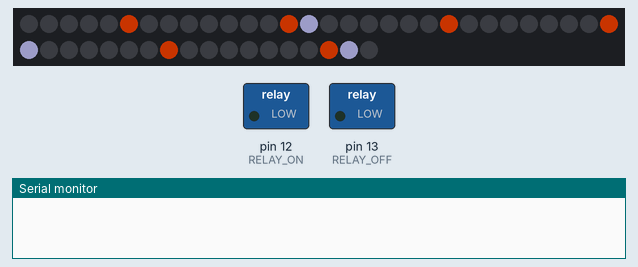
Bench run of a sketch on a simulated Arduino Uno, built with avr-gcc and run on an emulated ATmega328P. On the bench: 48 RGB LEDs in strip order, left to right, continuing on the next row, switched loads named in the sketch (green lamp = pin HIGH), the last lines printed to the serial monitor. Dim RGB values are drawn brighter than linear; the local clock reads 2024-03-15 10:24:30 at power-on unless the sketch sets it.

Above: at 0.1 s.
At 20.13 s:
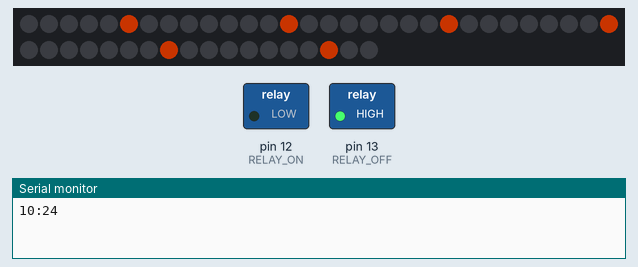
Timing chart, 0 to 21.6 s (numbered marks = the images above):
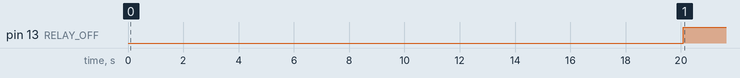

The sketch:

cozyCone.ino
```cpp
#include <Wire.h>
#include "RTClib.h"
#include <Adafruit_NeoPixel.h>

#define BEDTIMEBUTTON 15
#define PIN 14
#define RELAY_ON 12
#define RELAY_OFF 13


RTC_DS3231 rtc;
Adafruit_NeoPixel strip = Adafruit_NeoPixel(48, PIN, NEO_GRB + NEO_KHZ800);


uint8_t left[] = {39,47,38,46,37,45,36};
uint8_t center[] = {23,31,22,30,21,29,20};
uint8_t right[] = {7,15,6,14,5,13,4};

long bedtimeStart;
uint8_t playHour = 7;
uint8_t playMin = 0;

bool turnOnCar = true;


enum class clockMode : uint8_t
{
  Bedtime, Red, Yellow, Green, Day
};

//initializes the time keeper variables
clockMode cMode = clockMode::Red;


void setup() {
  Serial.begin(9600);
  Wire.begin();
  strip.begin();
  strip.show();
  pinMode(12, OUTPUT);
  pinMode(13,OUTPUT);
  pinMode(BEDTIMEBUTTON,INPUT_PULLUP);

  //uncomment line below to force time update to the time and date the sketch was compiled
  //rtc.adjust(DateTime(F(__DATE__), F(__TIME__)));

  bedtime(100);
  bedtime(100);
  bedtime(100);
  bedtime(100);

}

void loop() {
  DateTime now = rtc.now();
  Serial.print(now.hour());
  Serial.print(":");
  Serial.println(now.minute());


  if(now.hour() == 19 || (now.hour() == 20 && now.minute() <= 30)) {
    cMode = clockMode::Bedtime;
  }
  else if((now.hour() == 20 && now.minute() > 30) || now.hour() >= 21 || now.hour() < 7) {
    cMode = clockMode::Red;
  }
  else if(now.hour() == 7 && now.minute() >= 0 && now.minute() < 30) {
    cMode = clockMode::Yellow;
  }
  else if((now.hour() == 7 && now.minute() >= 30) || now.hour() == 8) {
    cMode = clockMode::Green;
  }
  else {
    cMode = clockMode::Day;
  }

  if(cMode == clockMode::Bedtime) {
      static int bright = 75;
      if (now.hour() == 20) {
        bright = map(now.minute(), 0, 30, 75, 10);
      }
      bedtime(bright);
  }
  if(cMode == clockMode:: Red) red();
  if(cMode == clockMode :: Yellow) yellow();
  if(cMode == clockMode :: Green) green();
  if(cMode == clockMode :: Day) allOff();

}

void bedtime(uint8_t bright) {
    strip.setBrightness(bright);
    strip.setPixelColor(left[4],255,68,0);
    strip.setPixelColor(center[4],255,68,0);
    strip.setPixelColor(right[4],255,68,0);
    strip.setPixelColor(left[5],255,68,0);
    strip.setPixelColor(center[5],255,68,0);
    strip.setPixelColor(right[5],255,68,0);
    strip.show();
  for(int i = 3; i >= 0 ; i--) {
    strip.setPixelColor(left[i],200,200,255);
    strip.setPixelColor(right[i],200,200,255);
    strip.setPixelColor(center[i],200,200,255);
    strip.show();
    delay(1000);
    strip.setPixelColor(left[i],0,0,0);
    strip.setPixelColor(right[i],0,0,0);
    strip.setPixelColor(center[i],0,0,0);
    strip.show();

  }
  delay(1000);
}


void red() {
  digitalWrite(RELAY_OFF,HIGH);
  delay(100);
  digitalWrite(RELAY_OFF,LOW);
  strip.setBrightness(25);
  for (uint8_t i = 0; i < 8; i++) {
    strip.setPixelColor(left[i],255,0,0);
    strip.setPixelColor(right[i],255,0,0);
    strip.setPixelColor(center[i],255,0,0);
  }
  strip.show();
}


void yellow() {
  digitalWrite(RELAY_OFF,HIGH);
  delay(100);
  digitalWrite(RELAY_OFF,LOW);
  strip.setBrightness(50);
  for (uint8_t i = 0; i < 8; i++) {
    strip.setPixelColor(left[i],255,239,0);
    strip.setPixelColor(right[i],255,239,0);
    strip.setPixelColor(center[i],255,239,0);
  }
  strip.show();
}


void green() {
  digitalWrite(RELAY_ON,HIGH);
  delay(100);
  digitalWrite(RELAY_ON,LOW);
  strip.setBrightness(100);
  for (uint8_t i = 0; i < 8; i++) {
    strip.setPixelColor(left[i],0,255,0);
    strip.setPixelColor(right[i],0,255,0);
    strip.setPixelColor(center[i],0,255,0);
  }
  strip.show();
}

void allOff() {
  digitalWrite(RELAY_OFF,HIGH);
  delay(100);
  digitalWrite(RELAY_OFF,LOW);
  strip.setBrightness(100);
  for (uint8_t i = 0; i < 8; i++) {
    strip.setPixelColor(left[i],0,0,0);
    strip.setPixelColor(right[i],0,0,0);
    strip.setPixelColor(center[i],0,0,0);
  }
  strip.show();
}
```

Measured:
- by itself, pin 13 (RELAY_OFF): LOW → HIGH at 20.1 s
